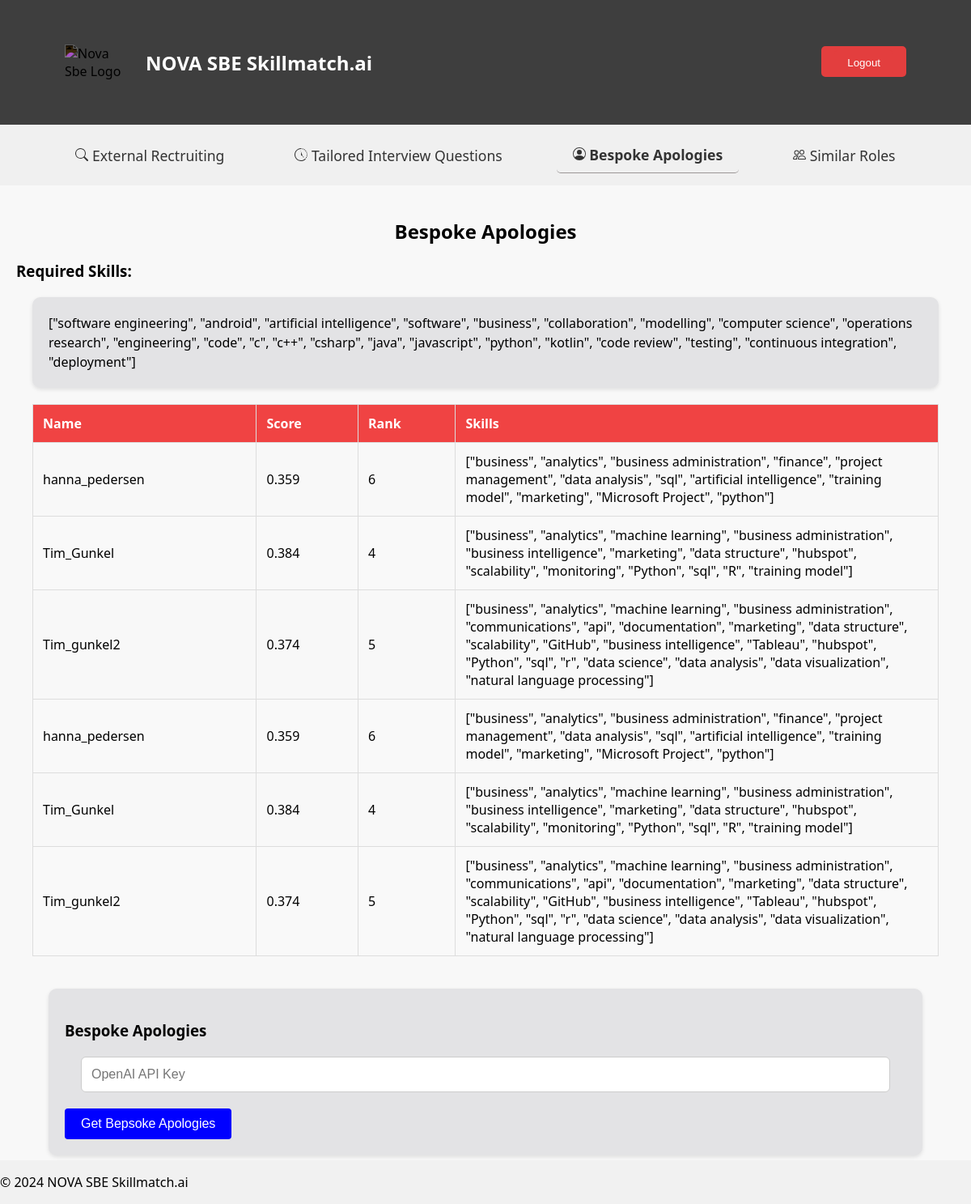
Before: /bespoke_apology (signed in) with the older database file.
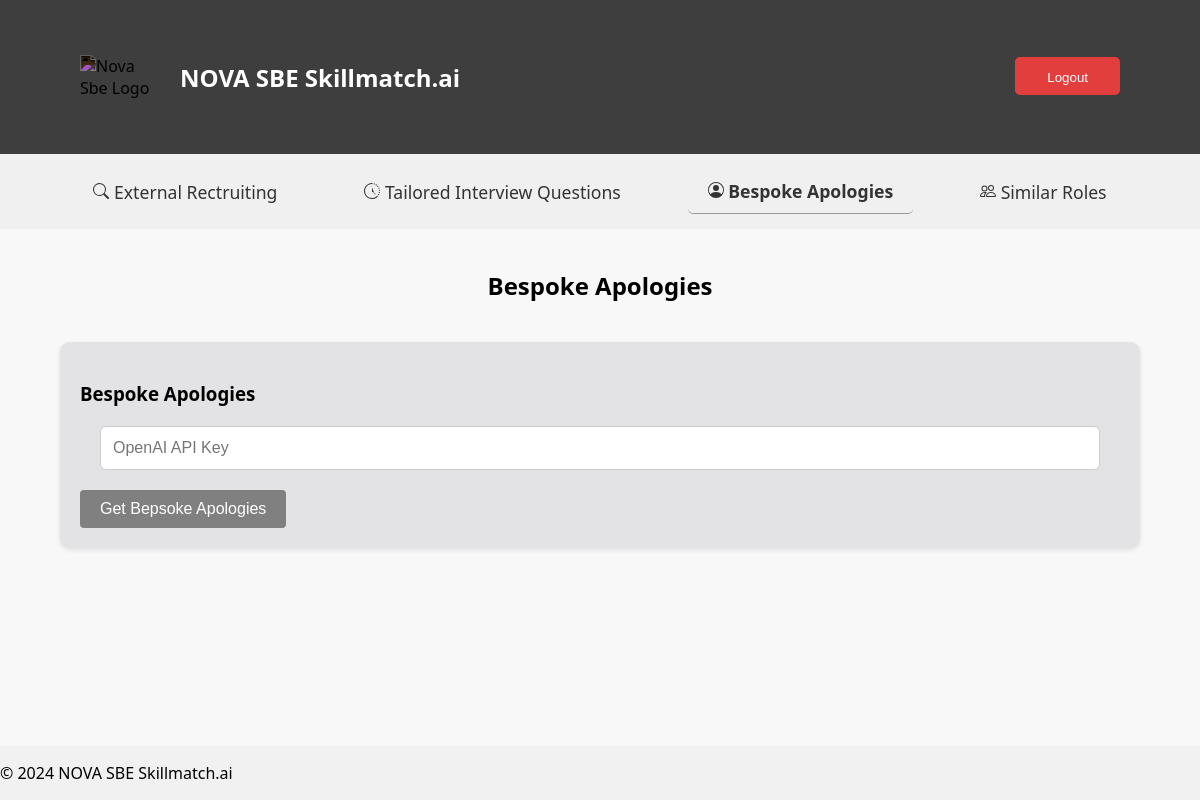
After: the same page with the newer database file.
### tables this page shows
CREATE TABLE job_postings (
    job_id INTEGER PRIMARY KEY AUTOINCREMENT,
    job_description TEXT NOT NULL,
    required_skills TEXT,
    created_at DATETIME DEFAULT CURRENT_TIMESTAMP
);

CREATE TABLE applicants (
    applicant_id INTEGER PRIMARY KEY AUTOINCREMENT,
    name TEXT NOT NULL,
    contact_info TEXT,
    skills TEXT,
    degrees TEXT,
    similarity_score REAL,
    rank INTEGER,
    interview_status TEXT
);

### user_interface/app.py (the view)
@app.route("/bespoke_apology", methods=["GET", "POST"])
@login_required
def bespoke_apology():
    db = get_db()
    cursor = db.cursor()
    cursor.execute("SELECT * FROM applicants WHERE interview_status = 'Not Selected'")
    losers = cursor.fetchall()
    cursor.execute("SELECT required_skills FROM job_postings")
    required_skills = cursor.fetchall()
    if request.method == 'POST':
        if losers:
            MODEL = "gpt-4o-mini"
            if session.get("user_id") == 1:
                api_key = os.getenv("OPENAI_API_KEY", "<your OpenAI API key if not set as an env var>")
            else:
                api_key = request.form.get("password")
            try:
                response = main.bespoke_apologies(api_key, losers, required_skills, model=MODEL)
            except tenacity.RetryError as e:
                return apology_openai("Need a valid OpenAI API Key", 403)
        else:
            response = []
        losers = []
        required_skills = []
        return render_template("bespoke_apology.html", losers=losers, response=response, required_skills=required_skills)
    else:
        return render_template("bespoke_apology.html", losers=losers, required_skills=required_skills)

### user_interface/helpers.py (called while the page is built)
def get_db():
    if 'db' not in g:
        g.db = sqlite3.connect('skills.db')
        g.db.execute('PRAGMA foreign_keys = ON;')
    return g.db

def login_required(f):
    @wraps(f)
    def decorated_function(*args, **kwargs):
        if session.get("user_id") is None:
            return redirect("/login")
        return f(*args, **kwargs)
    return decorated_function

### user_interface/templates/bespoke_apology.html (shortened to what this page needs)
{% extends "layout.html" %}
{% block main %}
<p class="hello-user">Bespoke Apologies</p>
{% if losers and required_skills %}
<h3>Required Skills:</h3>
<div class="skills-box">
    {{ required_skills[0][0] }}
</div>
{% endif %}
{% if losers %}
<div class="losers-table-container">
    <table>
        <thead>
            <tr>
                <th>Name</th>
                <th>Score</th>
                <th>Rank</th>
                <th>Skills</th>
            </tr>
        </thead>
        <tbody>
        {% for loser in losers %}
        <tr>
            <td>{{ loser[1] }}</td>
            <td>{{ loser[5] | round(5, 'floor') }}</td>
            <td>{{ loser[6] }}</td>
            <td>{{ loser[3] }}</td>
        </tr>
        {% endfor %}
        </tbody>
    </table>
</div>
{% endif %}
<div class="content-row">
    <div class="content-box">
        <h3>Bespoke Apologies</h3>
        <form method="post" action="{{ url_for('bespoke_apology') }}" id="analysis-form" class="analysis-form">
            {% if not response %}
            <div class="form-group">
                <input id="password" name="password" placeholder="OpenAI API Key" type="password">
            </div>
            <button type="submit" class="action-button run-button" {% if not losers or not required_skills %}disabled{% endif %}>Get Bepsoke Apologies</button>
            {% endif %}
        </form>
    </div>
</div>
{% endblock %}

Changed rows visible on the page:
removed job_postings: required_skills "[\"software engineering\", \"android\", \"artificial intelligence\", \"software\", \"business\", \"collaboration\", \"modelling\", \"computer science\", \"operations research\", \"engineering\", \"code\", \"c\", \"c++\", \"csharp\", \"java\", \"javascript\", \"python\", \"kotlin\", \"code review\", \"testing\", \"continuous integration\", \"deployment\"]"
removed applicants: name "hanna_pedersen", similarity_score "0.359", rank "6", skills "[\"business\", \"analytics\", \"business administration\", \"finance\", \"project management\", \"data analysis\", \"sql\", \"artificial intelligence\", \"training model\", \"marketing\", \"Microsoft Project\", \"python\"]"
removed applicants: name "Tim_Gunkel", similarity_score "0.384", rank "4", skills "[\"business\", \"analytics\", \"machine learning\", \"business administration\", \"business intelligence\", \"marketing\", \"data structure\", \"hubspot\", \"scalability\", \"monitoring\", \"Python\", \"sql\", \"R\", \"training model\"]"
removed applicants: name "Tim_gunkel2", similarity_score "0.374", rank "5", skills "[\"business\", \"analytics\", \"machine learning\", \"business administration\", \"communications\", \"api\", \"documentation\", \"marketing\", \"data structure\", \"scalability\", \"GitHub\", \"business intelligence\", \"Tableau\", \"hubspot\", \"Python\", \"sql\", \"r\", \"data science\", \"data analysis\", \"data visualization\", \"natural language processing\"]"
removed applicants: name "hanna_pedersen", similarity_score "0.359", rank "6", skills "[\"business\", \"analytics\", \"business administration\", \"finance\", \"project management\", \"data analysis\", \"sql\", \"artificial intelligence\", \"training model\", \"marketing\", \"Microsoft Project\", \"python\"]"
removed applicants: name "Tim_Gunkel", similarity_score "0.384", rank "4", skills "[\"business\", \"analytics\", \"machine learning\", \"business administration\", \"business intelligence\", \"marketing\", \"data structure\", \"hubspot\", \"scalability\", \"monitoring\", \"Python\", \"sql\", \"R\", \"training model\"]"
removed applicants: name "Tim_gunkel2", similarity_score "0.374", rank "5", skills "[\"business\", \"analytics\", \"machine learning\", \"business administration\", \"communications\", \"api\", \"documentation\", \"marketing\", \"data structure\", \"scalability\", \"GitHub\", \"business intelligence\", \"Tableau\", \"hubspot\", \"Python\", \"sql\", \"r\", \"data science\", \"data analysis\", \"data visualization\", \"natural language processing\"]"
Other visible differences:
text no longer shown: "Required Skills: Name Score Rank Skills"
